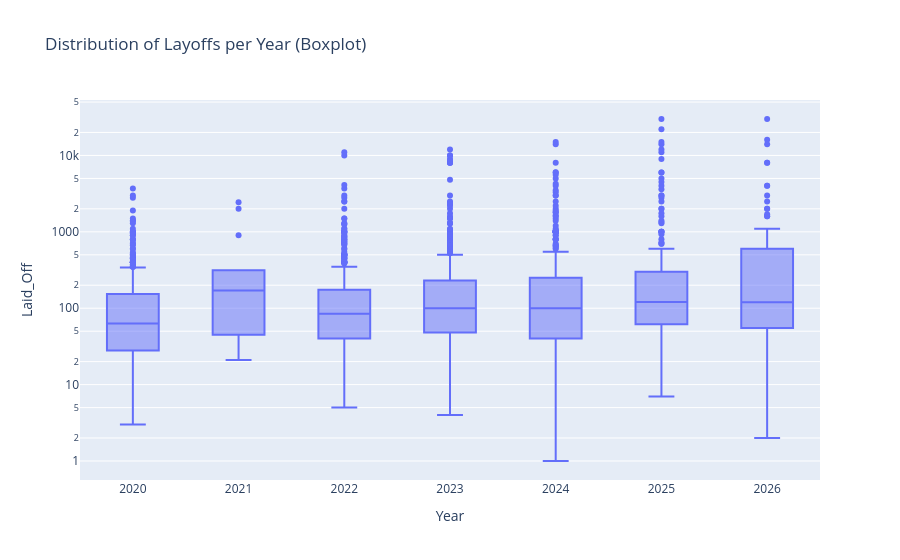

Write notebook code for a chart like this one.
### Code cell
# Statistical Analysis: Mean and Median Layoffs per Year
stats_per_year = data_cleaned.groupby('Year')['Laid_Off'].agg(['mean', 'median']).reset_index()
print("Mean and Median Layoffs per Year:")
print(stats_per_year)

# Interactive Boxplot of Layoffs per Year using Plotly
fig_box = px.box(data_cleaned, x='Year', y='Laid_Off', 
                 title='Distribution of Layoffs per Year (Boxplot)',
                 log_y=True) # Using log scale due to high variance
fig_box.show()

### Figure 1 — Plotly figure (JSON) as saved in the notebook; plotly's stock layout.template omitted (floating-point values rounded to 4 significant figures; data arrays with more than 128 entries replaced by an {"elided": "..."} marker saying what was removed)
{"data": [{"alignmentgroup": "True", "hovertemplate": "Year=%{x}<br>Laid_Off=%{y}<extra></extra>", "legendgroup": "", "marker": {"color": "#636efa"}, "name": "", "notched": false, "offsetgroup": "", "orientation": "v", "showlegend": false, "type": "box", "x": {"elided": "2154 int values"}, "x0": " ", "xaxis": "x", "y": {"elided": "2154 float values"}, "y0": " ", "yaxis": "y"}], "layout": {"boxmode": "group", "legend": {"tracegroupgap": 0}, "title": {"text": "Distribution of Layoffs per Year (Boxplot)"}, "xaxis": {"anchor": "y", "domain": [0, 1], "title": {"text": "Year"}}, "yaxis": {"anchor": "x", "domain": [0, 1], "title": {"text": "Laid_Off"}, "type": "log"}}}
